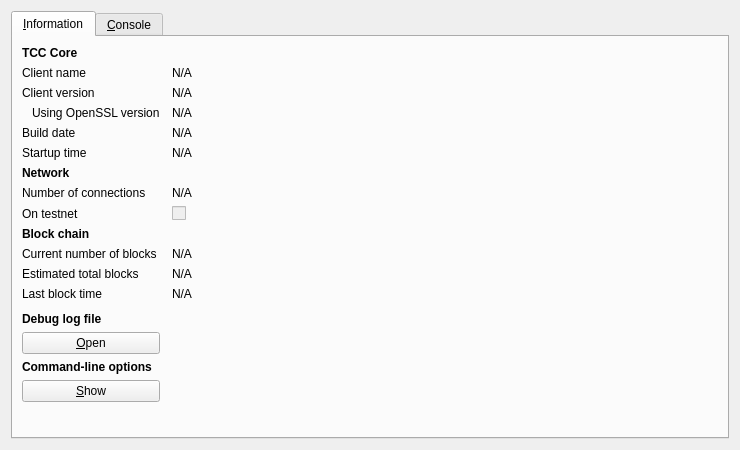
<?xml version="1.0" encoding="UTF-8"?>
<ui version="4.0">
 <class>RPCConsole</class>
 <widget class="QDialog" name="RPCConsole">
  <property name="geometry">
   <rect>
    <x>0</x>
    <y>0</y>
    <width>740</width>
    <height>450</height>
   </rect>
  </property>
  <property name="windowTitle">
   <string>TCC - Debug window</string>
  </property>
  <layout class="QVBoxLayout" name="verticalLayout_2">
   <item>
    <widget class="QTabWidget" name="tabWidget">
     <property name="currentIndex">
      <number>0</number>
     </property>
     <widget class="QWidget" name="tab_info">
      <attribute name="title">
       <string>&amp;Information</string>
      </attribute>
      <layout class="QGridLayout" name="gridLayout" columnstretch="0,1">
       <property name="horizontalSpacing">
        <number>12</number>
       </property>
       <item row="0" column="0">
        <widget class="QLabel" name="label_9">
         <property name="font">
          <font>
           <weight>75</weight>
           <bold>true</bold>
          </font>
         </property>
         <property name="text">
          <string>TCC Core</string>
         </property>
        </widget>
       </item>
       <item row="1" column="0">
        <widget class="QLabel" name="label_5">
         <property name="text">
          <string>Client name</string>
         </property>
        </widget>
       </item>
       <item row="1" column="1">
        <widget class="QLabel" name="clientName">
         <property name="cursor">
          <cursorShape>IBeamCursor</cursorShape>
         </property>
         <property name="text">
          <string>N/A</string>
         </property>
         <property name="textFormat">
          <enum>Qt::PlainText</enum>
         </property>
         <property name="textInteractionFlags">
          <set>Qt::LinksAccessibleByMouse|Qt::TextSelectableByKeyboard|Qt::TextSelectableByMouse</set>
         </property>
        </widget>
       </item>
       <item row="2" column="0">
        <widget class="QLabel" name="label_6">
         <property name="text">
          <string>Client version</string>
         </property>
        </widget>
       </item>
       <item row="2" column="1">
        <widget class="QLabel" name="clientVersion">
         <property name="cursor">
          <cursorShape>IBeamCursor</cursorShape>
         </property>
         <property name="text">
          <string>N/A</string>
         </property>
         <property name="textFormat">
          <enum>Qt::PlainText</enum>
         </property>
         <property name="textInteractionFlags">
          <set>Qt::LinksAccessibleByMouse|Qt::TextSelectableByKeyboard|Qt::TextSelectableByMouse</set>
         </property>
        </widget>
       </item>
       <item row="3" column="0">
        <widget class="QLabel" name="label_14">
         <property name="text">
          <string>Using OpenSSL version</string>
         </property>
         <property name="indent">
          <number>10</number>
         </property>
        </widget>
       </item>
       <item row="3" column="1">
        <widget class="QLabel" name="openSSLVersion">
         <property name="cursor">
          <cursorShape>IBeamCursor</cursorShape>
         </property>
         <property name="text">
          <string>N/A</string>
         </property>
         <property name="textFormat">
          <enum>Qt::PlainText</enum>
         </property>
         <property name="textInteractionFlags">
          <set>Qt::LinksAccessibleByMouse|Qt::TextSelectableByKeyboard|Qt::TextSelectableByMouse</set>
         </property>
        </widget>
       </item>
       <item row="4" column="0">
        <widget class="QLabel" name="label_12">
         <property name="text">
          <string>Build date</string>
         </property>
        </widget>
       </item>
       <item row="4" column="1">
        <widget class="QLabel" name="buildDate">
         <property name="cursor">
          <cursorShape>IBeamCursor</cursorShape>
         </property>
         <property name="text">
          <string>N/A</string>
         </property>
         <property name="textFormat">
          <enum>Qt::PlainText</enum>
         </property>
         <property name="textInteractionFlags">
          <set>Qt::LinksAccessibleByMouse|Qt::TextSelectableByKeyboard|Qt::TextSelectableByMouse</set>
         </property>
        </widget>
       </item>
       <item row="5" column="0">
        <widget class="QLabel" name="label_13">
         <property name="text">
          <string>Startup time</string>
         </property>
        </widget>
       </item>
       <item row="5" column="1">
        <widget class="QLabel" name="startupTime">
         <property name="cursor">
          <cursorShape>IBeamCursor</cursorShape>
         </property>
         <property name="text">
          <string>N/A</string>
         </property>
         <property name="textFormat">
          <enum>Qt::PlainText</enum>
         </property>
         <property name="textInteractionFlags">
          <set>Qt::LinksAccessibleByMouse|Qt::TextSelectableByKeyboard|Qt::TextSelectableByMouse</set>
         </property>
        </widget>
       </item>
       <item row="6" column="0">
        <widget class="QLabel" name="label_11">
         <property name="font">
          <font>
           <weight>75</weight>
           <bold>true</bold>
          </font>
         </property>
         <property name="text">
          <string>Network</string>
         </property>
        </widget>
       </item>
       <item row="7" column="0">
        <widget class="QLabel" name="label_7">
         <property name="text">
          <string>Number of connections</string>
         </property>
        </widget>
       </item>
       <item row="7" column="1">
        <widget class="QLabel" name="numberOfConnections">
         <property name="cursor">
          <cursorShape>IBeamCursor</cursorShape>
         </property>
         <property name="text">
          <string>N/A</string>
         </property>
         <property name="textFormat">
          <enum>Qt::PlainText</enum>
         </property>
         <property name="textInteractionFlags">
          <set>Qt::LinksAccessibleByMouse|Qt::TextSelectableByKeyboard|Qt::TextSelectableByMouse</set>
         </property>
        </widget>
       </item>
       <item row="8" column="0">
        <widget class="QLabel" name="label_8">
         <property name="text">
          <string>On testnet</string>
         </property>
        </widget>
       </item>
       <item row="8" column="1">
        <widget class="QCheckBox" name="isTestNet">
         <property name="enabled">
          <bool>false</bool>
         </property>
         <property name="text">
          <string/>
         </property>
        </widget>
       </item>
       <item row="9" column="0">
        <widget class="QLabel" name="label_10">
         <property name="font">
          <font>
           <weight>75</weight>
           <bold>true</bold>
          </font>
         </property>
         <property name="text">
          <string>Block chain</string>
         </property>
        </widget>
       </item>
       <item row="10" column="0">
        <widget class="QLabel" name="label_3">
         <property name="text">
          <string>Current number of blocks</string>
         </property>
        </widget>
       </item>
       <item row="10" column="1">
        <widget class="QLabel" name="numberOfBlocks">
         <property name="cursor">
          <cursorShape>IBeamCursor</cursorShape>
         </property>
         <property name="text">
          <string>N/A</string>
         </property>
         <property name="textFormat">
          <enum>Qt::PlainText</enum>
         </property>
         <property name="textInteractionFlags">
          <set>Qt::LinksAccessibleByMouse|Qt::TextSelectableByKeyboard|Qt::TextSelectableByMouse</set>
         </property>
        </widget>
       </item>
       <item row="11" column="0">
        <widget class="QLabel" name="label_4">
         <property name="text">
          <string>Estimated total blocks</string>
         </property>
        </widget>
       </item>
       <item row="11" column="1">
        <widget class="QLabel" name="totalBlocks">
         <property name="cursor">
          <cursorShape>IBeamCursor</cursorShape>
         </property>
         <property name="text">
          <string>N/A</string>
         </property>
         <property name="textFormat">
          <enum>Qt::PlainText</enum>
         </property>
         <property name="textInteractionFlags">
          <set>Qt::LinksAccessibleByMouse|Qt::TextSelectableByKeyboard|Qt::TextSelectableByMouse</set>
         </property>
        </widget>
       </item>
       <item row="12" column="0">
        <widget class="QLabel" name="label_2">
         <property name="text">
          <string>Last block time</string>
         </property>
        </widget>
       </item>
       <item row="12" column="1">
        <widget class="QLabel" name="lastBlockTime">
         <property name="cursor">
          <cursorShape>IBeamCursor</cursorShape>
         </property>
         <property name="text">
          <string>N/A</string>
         </property>
         <property name="textFormat">
          <enum>Qt::PlainText</enum>
         </property>
         <property name="textInteractionFlags">
          <set>Qt::LinksAccessibleByMouse|Qt::TextSelectableByKeyboard|Qt::TextSelectableByMouse</set>
         </property>
        </widget>
       </item>
       <item row="13" column="0">
        <spacer name="verticalSpacer_2">
         <property name="orientation">
          <enum>Qt::Vertical</enum>
         </property>
         <property name="sizeHint" stdset="0">
          <size>
           <width>20</width>
           <height>20</height>
          </size>
         </property>
        </spacer>
       </item>
       <item row="14" column="0">
        <widget class="QLabel" name="labelDebugLogfile">
         <property name="font">
          <font>
           <weight>75</weight>
           <bold>true</bold>
          </font>
         </property>
         <property name="text">
          <string>Debug log file</string>
         </property>
        </widget>
       </item>
       <item row="15" column="0">
        <widget class="QPushButton" name="openDebugLogfileButton">
         <property name="toolTip">
          <string>Open the TCC debug log file from the current data directory. This can take a few seconds for large log files.</string>
         </property>
         <property name="text">
          <string>&amp;Open</string>
         </property>
         <property name="autoDefault">
          <bool>false</bool>
         </property>
        </widget>
       </item>
       <item row="16" column="0">
        <widget class="QLabel" name="labelCLOptions">
         <property name="font">
          <font>
           <weight>75</weight>
           <bold>true</bold>
          </font>
         </property>
         <property name="text">
          <string>Command-line options</string>
         </property>
        </widget>
       </item>
       <item row="17" column="0">
        <widget class="QPushButton" name="showCLOptionsButton">
         <property name="toolTip">
          <string>Show the TCC-Qt help message to get a list with possible TCC command-line options.</string>
         </property>
         <property name="text">
          <string>&amp;Show</string>
         </property>
         <property name="autoDefault">
          <bool>false</bool>
         </property>
        </widget>
       </item>
       <item row="18" column="0">
        <spacer name="verticalSpacer">
         <property name="orientation">
          <enum>Qt::Vertical</enum>
         </property>
         <property name="sizeHint" stdset="0">
          <size>
           <width>20</width>
           <height>40</height>
          </size>
         </property>
        </spacer>
       </item>
      </layout>
     </widget>
     <widget class="QWidget" name="tab_console">
      <attribute name="title">
       <string>&amp;Console</string>
      </attribute>
      <layout class="QVBoxLayout" name="verticalLayout_3">
       <property name="spacing">
        <number>3</number>
       </property>
       <item>
        <widget class="QTextEdit" name="messagesWidget">
         <property name="minimumSize">
          <size>
           <width>0</width>
           <height>100</height>
          </size>
         </property>
         <property name="readOnly">
          <bool>true</bool>
         </property>
         <property name="tabKeyNavigation" stdset="0">
          <bool>false</bool>
         </property>
         <property name="columnCount" stdset="0">
          <number>2</number>
         </property>
        </widget>
       </item>
       <item>
        <layout class="QHBoxLayout" name="horizontalLayout">
         <property name="spacing">
          <number>3</number>
         </property>
         <item>
          <widget class="QLabel" name="label">
           <property name="text">
            <string notr="true">&gt;</string>
           </property>
          </widget>
         </item>
         <item>
          <widget class="QLineEdit" name="lineEdit"/>
         </item>
         <item>
          <widget class="QPushButton" name="clearButton">
           <property name="maximumSize">
            <size>
             <width>24</width>
             <height>24</height>
            </size>
           </property>
           <property name="toolTip">
            <string>Clear console</string>
           </property>
           <property name="text">
            <string/>
           </property>
           <property name="icon">
            <iconset resource="../bitcoin.qrc">
             <normaloff>:/icons/remove</normaloff>:/icons/remove</iconset>
           </property>
           <property name="shortcut">
            <string notr="true">Ctrl+L</string>
           </property>
           <property name="autoDefault">
            <bool>false</bool>
           </property>
          </widget>
         </item>
        </layout>
       </item>
      </layout>
     </widget>
    </widget>
   </item>
  </layout>
 </widget>
 <resources>
  <include location="../bitcoin.qrc"/>
 </resources>
 <connections/>
</ui>
